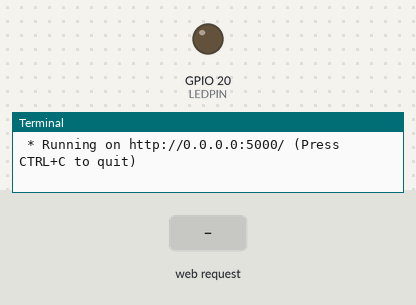
Bench run of a program on a simulated Raspberry Pi (BCM pin numbers). On the bench: output pins drawn as LEDs (lit = HIGH), the last lines printed to the terminal. Inputs (shaded band) come from the test bench. The clock reads 2024-03-15 10:24:30 at power-on unless the program sets it.

Above: at 1.2 s.
1.3 s: HTTP request for /led/on received
At 2.0 s:
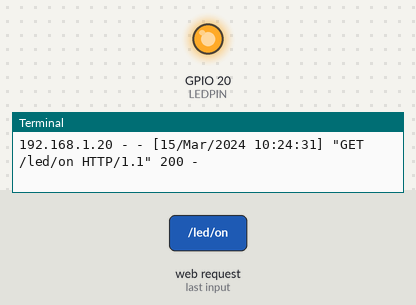
4.3 s: HTTP request for /led/off received
At 5.4 s:
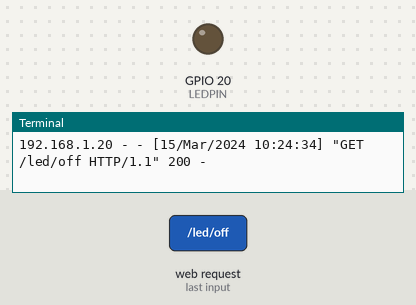
Timing chart, 0 to 7.3 s (numbered marks = the images above; inputs shaded):
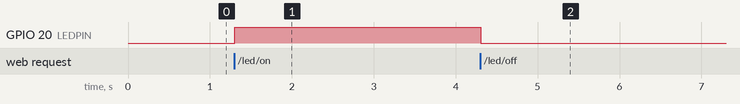

The program:

index.py
```python
from flask import Flask, request
from flask import render_template
import RPi.GPIO as GPIO

LEDPIN=20
app = Flask(__name__)
GPIO.setmode(GPIO.BCM)
GPIO.setup(LEDPIN, GPIO.OUT, initial=GPIO.LOW)

@app.route("/")
def home():
	return render_template("index.html")

@app.route("/led/on")
def led_on():
	try:
		GPIO.output(LEDPIN, GPIO.HIGH)
		return "ok"
	except expression as identifier:
		return "fail"

@app.route("/led/off")
def led_off():
	try:
		GPIO.output(LEDPIN, GPIO.LOW)
		return "ok"
	except expression as identifier:
		return "fail"


if __name__=="__main__":
	app.run(host="0.0.0.0")
```

Measured:
- after the input at 1.3 s, GPIO 20 (LEDPIN): LOW → HIGH at once
- after the input at 4.3 s, GPIO 20 (LEDPIN): HIGH → LOW at once
